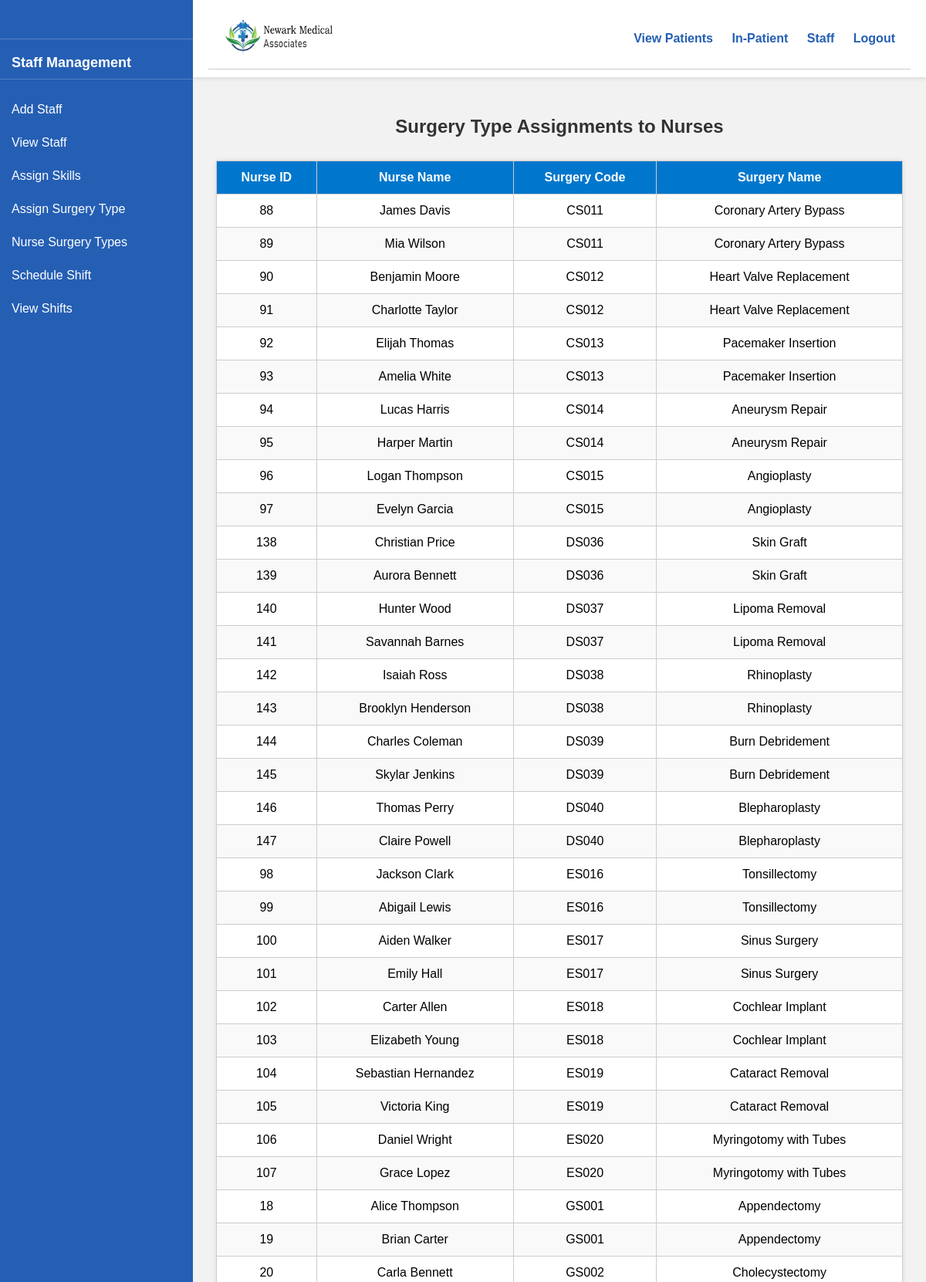
The page /staff/view_surgery_assignments.php (signed in, upper part) on the database its author committed.
### tables this page shows
CREATE TABLE `Surgery_Assign` (
  `Nurse_ID` int(11) NOT NULL,
  `Surgery_Code` varchar(10) DEFAULT NULL,
  PRIMARY KEY (`Nurse_ID`),
  KEY `Surgery_Code` (`Surgery_Code`),
  CONSTRAINT `Surgery_Assign_ibfk_1` FOREIGN KEY (`Nurse_ID`) REFERENCES `NURSE` (`Employment_No`),
  CONSTRAINT `Surgery_Assign_ibfk_2` FOREIGN KEY (`Surgery_Code`) REFERENCES `SURGERY_TYPE` (`Surgery_Code`)
);

CREATE TABLE `STAFF` (
  `Employment_No` int(11) NOT NULL AUTO_INCREMENT,
  `Name` varchar(100) DEFAULT NULL,
  `Gender` char(1) DEFAULT NULL,
  `Street` varchar(100) DEFAULT NULL,
  `City` varchar(50) DEFAULT NULL,
  `State` char(2) DEFAULT NULL,
  `Zip` char(10) DEFAULT NULL,
  `Phone` varchar(15) DEFAULT NULL,
  `SSN` char(9) DEFAULT NULL,
  PRIMARY KEY (`Employment_No`),
  UNIQUE KEY `SSN` (`SSN`)
);

CREATE TABLE `SURGERY_TYPE` (
  `Surgery_Code` varchar(10) NOT NULL,
  `Name` varchar(100) DEFAULT NULL,
  `Category` varchar(50) DEFAULT NULL,
  `Anatomical_Location` varchar(100) DEFAULT NULL,
  `Special_Needs` text DEFAULT NULL,
  PRIMARY KEY (`Surgery_Code`)
);

### staff/view_surgery_assignments.php (the view, shortened to what this page needs)
<?php
include('../connect.php');
?>
<!DOCTYPE html>
<html>
<head>
  <link rel="stylesheet" href="/styles/style.css">
</head>
<body>
<div class="sidebar">
</div>
<div class="main-content-area">
  <header>
    <?php include($_SERVER['DOCUMENT_ROOT'].'/includes/header.php'); ?>
  </header>
  <div class="page-content">
    <h2>Surgery Type Assignments to Nurses</h2>
    <div class="table-wrapper">
      <table class="scrollable-table sticky-header">
        <thead>
          <tr>
            <th>Nurse ID</th>
            <th>Nurse Name</th>
            <th>Surgery Code</th>
            <th>Surgery Name</th>
          </tr>
        </thead>
        <tbody>
          <?php
          $sql = "
            SELECT
              SA.Nurse_ID,
              S.Name AS Nurse_Name,
              ST.Surgery_Code,
              ST.Name AS Surgery_Name
            FROM Surgery_Assign SA
            JOIN STAFF S ON SA.Nurse_ID = S.Employment_No
            JOIN SURGERY_TYPE ST ON SA.Surgery_Code = ST.Surgery_Code
            ORDER BY SA.Surgery_Code
          ";
          $result = $conn->query($sql);
          if ($result && $result->num_rows > 0) {
            while ($row = $result->fetch_assoc()) {
              echo "<tr>
                <td>" . htmlspecialchars($row['Nurse_ID']) . "</td>
                <td>" . htmlspecialchars($row['Nurse_Name']) . "</td>
                <td>" . htmlspecialchars($row['Surgery_Code']) . "</td>
                <td>" . htmlspecialchars($row['Surgery_Name']) . "</td>
              </tr>";
            }
          } else {
            echo "<tr><td colspan='4'>No nurse assignments found.</td></tr>";
          }
          ?>
        </tbody>
      </table>
    </div>
  </div>
</div>
</body>
</html>

### assets/style.css (style rules this page uses)
* { box-sizing: border-box; }
body { margin: 0; font-family: Arial, sans-serif; background-color: #f2f2f2; display: flex; height: 100vh; overflow: hidden; }
.sidebar { width: 250px; background-color: #255fb4; color: white; padding-top: 20px; height: 100vh; position: fixed; overflow-y: auto; z-index: 200; }
.main-content-area { margin-left: 250px; width: calc(100% - 250px); display: flex; flex-direction: column; height: 100vh; }
header { background: white; padding: 10px 20px; box-shadow: 0 2px 5px rgba(0,0,0,0.1); position: sticky; top: 0; z-index: 100; }
.page-content { flex-grow: 1; padding: 30px; overflow-y: auto; }
h1, h2, h3, h4, h5, h6 { color: #333; }
h2 { text-align: center; margin-bottom: 30px; }
table { width: 100%; border-collapse: collapse; background: #fff; box-shadow: 0 0 6px rgba(0,0,0,0.1); margin-top: 20px; margin-bottom: 20px; }
th, td { padding: 12px; border: 1px solid #ccc; text-align: center; }
th { background: #0077cc; color: white; font-weight: bold; }
tr:nth-child(even) { background-color: #f9f9f9; }

### rows shown on the page
surgery_assign: Nurse_ID "88", staff.Name "James Davis", Surgery_Code.Surgery_Code "CS011", Surgery_Code.Name "Coronary Artery Bypass"
surgery_assign: Nurse_ID "89", staff.Name "Mia Wilson", Surgery_Code.Surgery_Code "CS011", Surgery_Code.Name "Coronary Artery Bypass"
surgery_assign: Nurse_ID "90", staff.Name "Benjamin Moore", Surgery_Code.Surgery_Code "CS012", Surgery_Code.Name "Heart Valve Replacement"
surgery_assign: Nurse_ID "91", staff.Name "Charlotte Taylor", Surgery_Code.Surgery_Code "CS012", Surgery_Code.Name "Heart Valve Replacement"
surgery_assign: Nurse_ID "92", staff.Name "Elijah Thomas", Surgery_Code.Surgery_Code "CS013", Surgery_Code.Name "Pacemaker Insertion"
surgery_assign: Nurse_ID "93", staff.Name "Amelia White", Surgery_Code.Surgery_Code "CS013", Surgery_Code.Name "Pacemaker Insertion"
surgery_assign: Nurse_ID "94", staff.Name "Lucas Harris", Surgery_Code.Surgery_Code "CS014", Surgery_Code.Name "Aneurysm Repair"
surgery_assign: Nurse_ID "95", staff.Name "Harper Martin", Surgery_Code.Surgery_Code "CS014", Surgery_Code.Name "Aneurysm Repair"
surgery_assign: Nurse_ID "96", staff.Name "Logan Thompson", Surgery_Code.Surgery_Code "CS015", Surgery_Code.Name "Angioplasty"
surgery_assign: Nurse_ID "97", staff.Name "Evelyn Garcia", Surgery_Code.Surgery_Code "CS015", Surgery_Code.Name "Angioplasty"
surgery_assign: Nurse_ID "138", staff.Name "Christian Price", Surgery_Code.Surgery_Code "DS036", Surgery_Code.Name "Skin Graft"
surgery_assign: Nurse_ID "139", staff.Name "Aurora Bennett", Surgery_Code.Surgery_Code "DS036", Surgery_Code.Name "Skin Graft"
surgery_assign: Nurse_ID "140", staff.Name "Hunter Wood", Surgery_Code.Surgery_Code "DS037", Surgery_Code.Name "Lipoma Removal"
surgery_assign: Nurse_ID "141", staff.Name "Savannah Barnes", Surgery_Code.Surgery_Code "DS037", Surgery_Code.Name "Lipoma Removal"
surgery_assign: Nurse_ID "142", staff.Name "Isaiah Ross", Surgery_Code.Surgery_Code "DS038", Surgery_Code.Name "Rhinoplasty"
surgery_assign: Nurse_ID "143", staff.Name "Brooklyn Henderson", Surgery_Code.Surgery_Code "DS038", Surgery_Code.Name "Rhinoplasty"
surgery_assign: Nurse_ID "144", staff.Name "Charles Coleman", Surgery_Code.Surgery_Code "DS039", Surgery_Code.Name "Burn Debridement"
surgery_assign: Nurse_ID "145", staff.Name "Skylar Jenkins", Surgery_Code.Surgery_Code "DS039", Surgery_Code.Name "Burn Debridement"
surgery_assign: Nurse_ID "146", staff.Name "Thomas Perry", Surgery_Code.Surgery_Code "DS040", Surgery_Code.Name "Blepharoplasty"
surgery_assign: Nurse_ID "147", staff.Name "Claire Powell", Surgery_Code.Surgery_Code "DS040", Surgery_Code.Name "Blepharoplasty"
surgery_assign: Nurse_ID "98", staff.Name "Jackson Clark", Surgery_Code.Surgery_Code "ES016", Surgery_Code.Name "Tonsillectomy"
surgery_assign: Nurse_ID "99", staff.Name "Abigail Lewis", Surgery_Code.Surgery_Code "ES016", Surgery_Code.Name "Tonsillectomy"
surgery_assign: Nurse_ID "100", staff.Name "Aiden Walker", Surgery_Code.Surgery_Code "ES017", Surgery_Code.Name "Sinus Surgery"
surgery_assign: Nurse_ID "101", staff.Name "Emily Hall", Surgery_Code.Surgery_Code "ES017", Surgery_Code.Name "Sinus Surgery"
surgery_assign: Nurse_ID "102", staff.Name "Carter Allen", Surgery_Code.Surgery_Code "ES018", Surgery_Code.Name "Cochlear Implant"
surgery_assign: Nurse_ID "103", staff.Name "Elizabeth Young", Surgery_Code.Surgery_Code "ES018", Surgery_Code.Name "Cochlear Implant"
surgery_assign: Nurse_ID "104", staff.Name "Sebastian Hernandez", Surgery_Code.Surgery_Code "ES019", Surgery_Code.Name "Cataract Removal"
surgery_assign: Nurse_ID "105", staff.Name "Victoria King", Surgery_Code.Surgery_Code "ES019", Surgery_Code.Name "Cataract Removal"
surgery_assign: Nurse_ID "106", staff.Name "Daniel Wright", Surgery_Code.Surgery_Code "ES020", Surgery_Code.Name "Myringotomy with Tubes"
surgery_assign: Nurse_ID "107", staff.Name "Grace Lopez", Surgery_Code.Surgery_Code "ES020", Surgery_Code.Name "Myringotomy with Tubes"
surgery_assign: Nurse_ID "18", staff.Name "Alice Thompson", Surgery_Code.Surgery_Code "GS001", Surgery_Code.Name "Appendectomy"
surgery_assign: Nurse_ID "19", staff.Name "Brian Carter", Surgery_Code.Surgery_Code "GS001", Surgery_Code.Name "Appendectomy"
surgery_assign: Nurse_ID "20", staff.Name "Carla Bennett", Surgery_Code.Surgery_Code "GS002", Surgery_Code.Name "Cholecystectomy"
